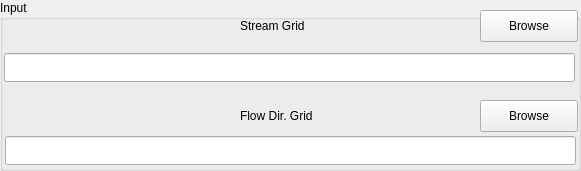
  <widget class="QGroupBox" name="groupBoxInput">
   <property name="geometry">
    <rect>
     <x>15</x>
     <y>17</y>
     <width>581</width>
     <height>171</height>
    </rect>
   </property>
   <property name="title">
    <string>Input</string>
   </property>
   <widget class="QPushButton" name="pushButtonStreamGrids">
    <property name="geometry">
     <rect>
      <x>480</x>
      <y>10</y>
      <width>98</width>
      <height>32</height>
     </rect>
    </property>
    <property name="text">
     <string>Browse</string>
    </property>
    <property name="checkable">
     <bool>false</bool>
    </property>
    <property name="autoDefault">
     <bool>false</bool>
    </property>
    <property name="flat">
     <bool>false</bool>
    </property>
   </widget>
   <widget class="QLabel" name="textLabel1">
    <property name="geometry">
     <rect>
      <x>240</x>
      <y>10</y>
      <width>87</width>
      <height>31</height>
     </rect>
    </property>
    <property name="text">
     <string>Stream Grid</string>
    </property>
   </widget>
   <widget class="QLineEdit" name="lineEditStreamGrids">
    <property name="geometry">
     <rect>
      <x>4</x>
      <y>53</y>
      <width>571</width>
      <height>29</height>
     </rect>
    </property>
    <property name="font">
     <font>
      <pointsize>14</pointsize>
      <weight>75</weight>
      <bold>true</bold>
     </font>
    </property>
   </widget>
   <widget class="QLineEdit" name="lineEditFlowDirGrids">
    <property name="geometry">
     <rect>
      <x>5</x>
      <y>136</y>
      <width>571</width>
      <height>29</height>
     </rect>
    </property>
    <property name="font">
     <font>
      <pointsize>14</pointsize>
      <weight>75</weight>
      <bold>true</bold>
     </font>
    </property>
   </widget>
   <widget class="QPushButton" name="pushButtonFlowDirGrids">
    <property name="geometry">
     <rect>
      <x>480</x>
      <y>100</y>
      <width>98</width>
      <height>32</height>
     </rect>
    </property>
    <property name="text">
     <string>Browse</string>
    </property>
    <property name="checkable">
     <bool>false</bool>
    </property>
    <property name="autoDefault">
     <bool>false</bool>
    </property>
    <property name="flat">
     <bool>false</bool>
    </property>
   </widget>
   <widget class="QLabel" name="textLabel1_3">
    <property name="geometry">
     <rect>
      <x>240</x>
      <y>100</y>
      <width>87</width>
      <height>31</height>
     </rect>
    </property>
    <property name="text">
     <string>Flow Dir. Grid</string>
    </property>
   </widget>
  </widget>
